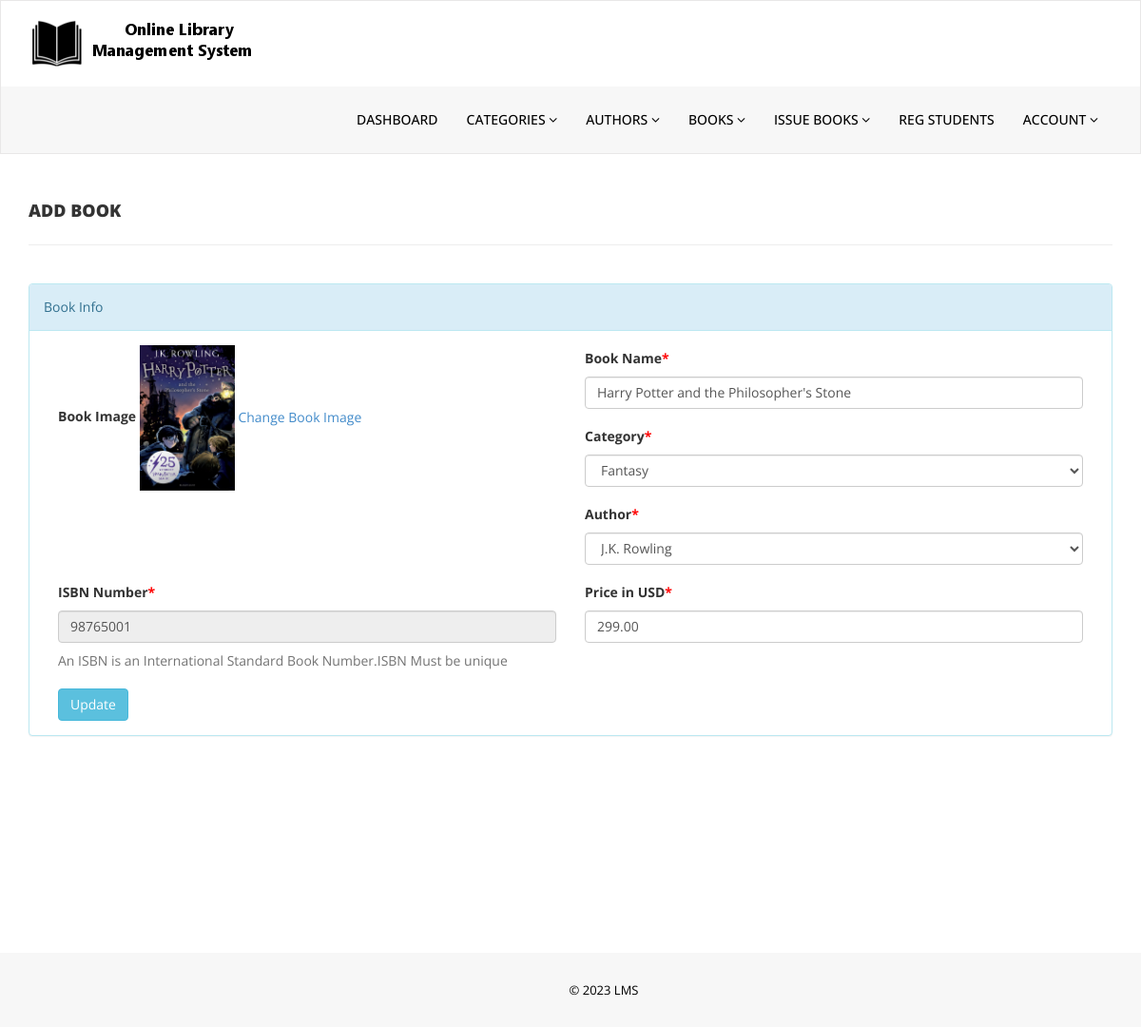
Page /admin/edit-book.php?bookid=28 (signed in) on the committed database.
### tables this page shows
CREATE TABLE `tblbooks` (
  `id` int(11) NOT NULL,
  `BookName` varchar(255) DEFAULT NULL,
  `CatId` int(11) DEFAULT NULL,
  `AuthorId` int(11) DEFAULT NULL,
  `ISBNNumber` varchar(25) DEFAULT NULL,
  `BookPrice` decimal(10,2) DEFAULT NULL,
  `bookImage` varchar(250) NOT NULL,
  `isIssued` int(1) DEFAULT 0,
  `RegDate` timestamp NULL DEFAULT current_timestamp(),
  `UpdationDate` timestamp NULL DEFAULT NULL ON UPDATE current_timestamp()
);

CREATE TABLE `tblcategory` (
  `id` int(11) NOT NULL,
  `CategoryName` varchar(150) DEFAULT NULL,
  `Status` int(1) DEFAULT NULL,
  `CreationDate` timestamp NULL DEFAULT current_timestamp(),
  `UpdationDate` timestamp NULL DEFAULT '0000-00-00 00:00:00' ON UPDATE current_timestamp()
);

CREATE TABLE `tblauthors` (
  `id` int(11) NOT NULL,
  `AuthorName` varchar(159) DEFAULT NULL,
  `creationDate` timestamp NULL DEFAULT current_timestamp(),
  `UpdationDate` timestamp NULL DEFAULT NULL ON UPDATE current_timestamp()
);

### admin/edit-book.php (the view, shortened to what this page needs)
<?php
if(strlen($_SESSION['alogin'])==0)
    {
header('location:index.php');
}
else{
?>
<!DOCTYPE html>
<html xmlns="http://www.w3.org/1999/xhtml">
<head>
    <link href="assets/css/bootstrap.css" rel="stylesheet" />
    <link href="assets/css/font-awesome.css" rel="stylesheet" />
    <link href="assets/css/style.css" rel="stylesheet" />
</head>
<body>
<?php include('includes/header.php');?>
    <div class="content-wrapper">
         <div class="container">
        <div class="row pad-botm">
            <div class="col-md-12">
                <h4 class="header-line">Add Book</h4>
                            </div>
</div>
<div class="row">
<div class="col-md12 col-sm-12 col-xs-12">
<div class="panel panel-info">
<div class="panel-heading">
Book Info
</div>
<div class="panel-body">
<form role="form" method="post">
<?php
$bookid=intval($_GET['bookid']);
$sql = "SELECT tblbooks.BookName,tblcategory.CategoryName,tblcategory.id as cid,tblauthors.AuthorName,tblauthors.id as athrid,tblbooks.ISBNNumber,tblbooks.BookPrice,tblbooks.id as bookid,tblbooks.bookImage from  tblbooks join tblcategory on tblcategory.id=tblbooks.CatId join tblauthors on tblauthors.id=tblbooks.AuthorId where tblbooks.id=:bookid";
$query = $dbh -> prepare($sql);
$query->bindParam(':bookid',$bookid,PDO::PARAM_STR);
$query->execute();
$results=$query->fetchAll(PDO::FETCH_OBJ);
if($query->rowCount() > 0)
{
foreach($results as $result)
{               ?>
<div class="col-md-6">
<div class="form-group">
<label>Book Image</label>
<img src="bookimg/<?php echo htmlentities($result->bookImage);?>" width="100">
<a href="change-bookimg.php?bookid=<?php echo htmlentities($result->bookid);?>">Change Book Image</a>
</div></div>
<div class="col-md-6">
<div class="form-group">
<label>Book Name<span style="color:red;">*</span></label>
<input class="form-control" type="text" name="bookname" value="<?php echo htmlentities($result->BookName);?>" required />
</div></div>
<div class="col-md-6">
<div class="form-group">
<label> Category<span style="color:red;">*</span></label>
<select class="form-control" name="category" required="required">
<option value="<?php echo htmlentities($result->cid);?>"> <?php echo htmlentities($catname=$result->CategoryName);?></option>
</select>
</div></div>
<div class="col-md-6">
<div class="form-group">
<label> Author<span style="color:red;">*</span></label>
<select class="form-control" name="author" required="required">
<option value="<?php echo htmlentities($result->athrid);?>"> <?php echo htmlentities($athrname=$result->AuthorName);?></option>
</select>
</div></div>
<div class="col-md-6">
<div class="form-group">
<label>ISBN Number<span style="color:red;">*</span></label>
<input class="form-control" type="text" name="isbn" value="<?php echo htmlentities($result->ISBNNumber);?>"  readonly />
<p class="help-block">An ISBN is an International Standard Book Number.ISBN Must be unique</p>
</div></div>
<div class="col-md-6">
 <div class="form-group">
 <label>Price in USD<span style="color:red;">*</span></label>
 <input class="form-control" type="text" name="price" value="<?php echo htmlentities($result->BookPrice);?>"   required="required" />
 </div></div>
 <?php }} ?><div class="col-md-12">
<button type="submit" name="update" class="btn btn-info">Update </button></div>
                                    </form>
                            </div>
                        </div>
                            </div>
        </div>
    </div>
    </div>
  <?php include('includes/footer.php');?>
</body>
</html>
<?php } ?>

### admin/assets/css/style.css (style rules this page uses)
.content-wrapper { margin-top: 40px; min-height:800px; padding-bottom:90px; }
.header-line { font-weight:900; padding-bottom:25px; border-bottom:1px solid #eeeeee; text-transform:uppercase; }
.pad-botm { padding-bottom:30px; }

### rows in the picture
tblbooks: bookImage (picture), bookname "Harry Potter and the Philosopher's Stone", category "Fantasy", author "J.K. Rowling", isbn "98765001", price "299.00"
